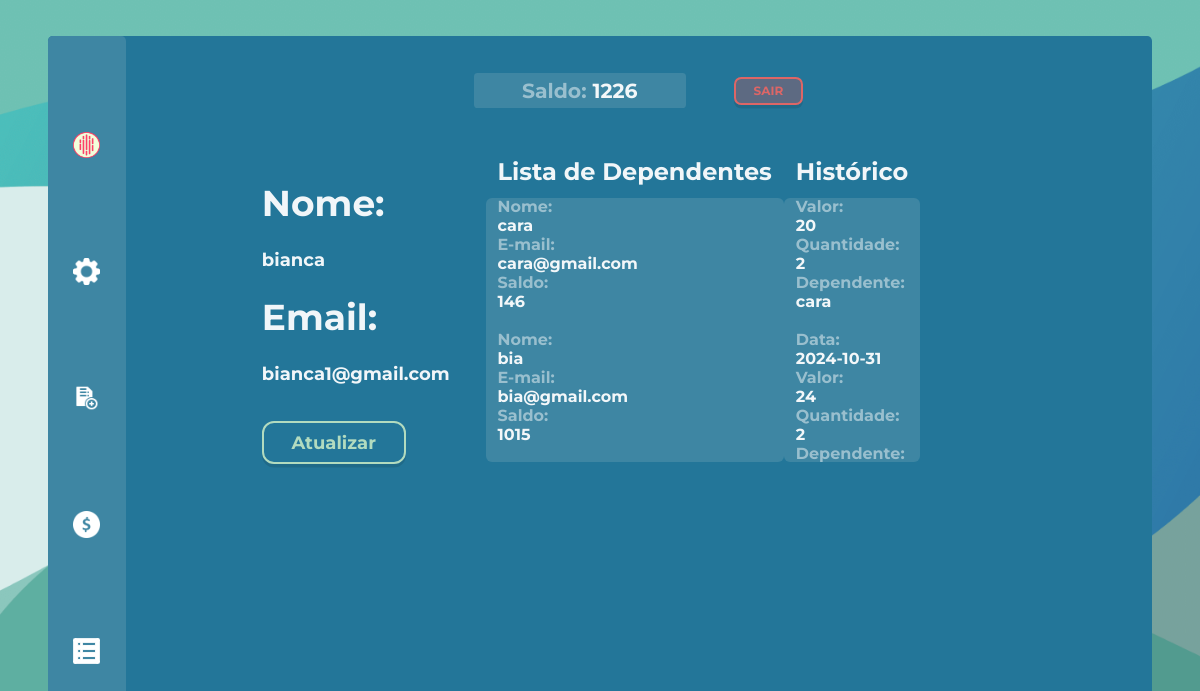
The app's page /perfil (signed in) with its own data.
### projeto/models.py (models this page shows, shortened)
class Responsavel(db.Model, UserMixin):
    id = db.Column(db.Integer, primary_key=True)
    usuario = db.Column(db.String(length=30), nullable=False, unique=True)
    email = db.Column(db.String(length=30), nullable=False, unique=True)
    senha = db.Column(db.String(length=30), nullable=False)
    saldo = db.Column(db.Integer, nullable=False, default=0)
    imagemPerfil = db.Column(db.LargeBinary)  # ATRIBUTO PARA IMAGEM
    user_type = 'responsavel'
    @property
    def senhacrip(self):
        return self.senhacrip

class Dependente(db.Model, UserMixin):
    id = db.Column(db.Integer, primary_key=True, autoincrement=True)
    saldo = db.Column(db.Integer, nullable=False, unique=False, default=0)
    usuario = db.Column(db.String(length=30), nullable=False, unique=True)
    email = db.Column(db.String(length=30), nullable=False, unique=True)
    senha = db.Column(db.String(length=30), nullable=False)
    idResponsavel = db.Column(db.Integer)
    imagemPerfil = db.Column(db.LargeBinary)  # ATRIBUTO PARA IMAGEM
    user_type = 'dependente'
    @property
    def senhacrip(self):
        return self.senhacrip

class Historico(db.Model):
    id = db.Column(db.Integer, primary_key = True)
    idproduto = db.Column(db.Integer, nullable=False)
    data = db.Column(db.Date, nullable=False)
    valor = db.Column(db.Integer, nullable=False)
    quantidade = db.Column(db.Integer, nullable=False)
    idDependente = db.Column(db.Integer, nullable=False)

### projeto/routes.py (the view)
@app.route('/perfil')
@login_required
def PerfilPage():
    dependentes = Dependente.query.filter_by(idResponsavel=current_user.id).all()
    historicos = []
    for dependente in dependentes:
        historicos.extend(Historico.query.filter_by(idDependente=dependente.id).all())
    return render_template('PerfilResponsavel.html', dependentes=dependentes, historicos=historicos)

### projeto/models.py (called while the page is built)
@login_manager.user_loader
def load_user(user_id):
    user_type = session.get('user_type')
    if user_type == 'responsavel':
        return Responsavel.query.get(int(user_id))
    elif user_type == 'dependente':
        return Dependente.query.get(int(user_id))
    elif user_type == 'funcionario':
        return Funcionario.query.get(int(user_id))
    return None

### projeto/templates/PerfilResponsavel.html (shortened to what this page needs)
{%extends 'baseResponsavel.html' %}
{%block conteudo%}
<header>
    <div class="saldoHeader">
        <h1>Saldo: </h1>
        <p class="saldoText">{{current_user.saldo}}</p>
    </div>
    <div>
        <a class="botãoContainerLogout" href="{{url_for('logout')}}">
            SAIR
    </a>
    </div>
</header>
<section class="perfilPage">
    <div class="perfildiv">
        <strong>Nome: </strong>
        <p>{{current_user.usuario}}</p>
        <strong>Email: </strong>
        <p>{{current_user.email}}</p>
        <a class="botãoContainer1" href="{{url_for('atualizar', id=current_user.id)}}">Atualizar</a>
        </div>
        <div class="lista">
            <h1>Lista de Dependentes</h1>
            <div class="dadosLista">
            {% for i in dependentes%}
                <p>Nome: <p class="saldoText">{{ i.usuario}}</p></p>
                <p>E-mail: <p class="saldoText">{{ i.email}}</p></p>
                <p>Saldo: <p class="saldoText">{{ i.saldo}}</p></p>
                <br>
            {% endfor%}
            </div>
        </div>
        <div class="lista">
            <h1>Histórico</h1>
            <div class="dadosLista">
            {% for i in historicos%}
                <p>Data: <p class="saldoText">{{ i.data}}</p></p>
                <p>Valor: <p class="saldoText">{{ i.valor}}</p></p>
                <p>Quantidade: <p class="saldoText">{{ i.quantidade}}</p></p>
                {% for ii in dependentes %}
                    {% if ii.id == i.idDependente %}
                    <p>Dependente: <p class="saldoText">{{ ii.usuario}}</p></p>
                    {% endif %}
                {% endfor %}
                <br>
            {% endfor%}
        </div>
        </div>
</section>
{%endblock%}

### projeto/templates/baseResponsavel.html (shortened to what this page needs)
    <!DOCTYPE html>
<html lang="en">
<head>
    <link rel="stylesheet" href="{{url_for('static', filename='style.css')}}">
    <link rel="stylesheet" src="https://cdn.jsdelivr.net/npm/bootstrap@5.3.2/dist/css/bootstrap.min.css">
</head>
<body>
    <div class="container">
        <div class="sidebarResponsavel">
            <div><a href="{{url_for('homeResponsavel')}}"><img src="{{url_for('static', filename='imagens/RealLove.png')}}"><p style="text-align:center">MySnack</a></p></div>
            <div><a href="{{url_for('adicionarDependente')}}"><img src="{{url_for('static', filename='imagens/config.png')}}"><p>CADASTRAR</a></p></div>
            <div><a href="{{url_for('escolherDependente')}}"><img src="{{url_for('static', filename='imagens/registro.png')}}"><p>GERENCIAR</a></p></div>
            <div><a href="{{url_for('adicionarSaldoResponsavel')}}"><img src="{{url_for('static', filename='imagens/dolar.png')}}"><p>DEPOSITAR</a></p></div>
            <div><a href="{{url_for('PerfilPage')}}"><img src="{{url_for('static', filename='imagens/Historico.svg')}}"><p>CONTA</a></p></div>
        </div>
        <div class="bodyBaseResponsavel">
            {%block conteudo%}
            {%endblock%}
        </div>
    </div>
</body>
</html>

### projeto/static/style.css (style rules this page uses)
* { padding: 0; margin: 0; font-family: "Montserrat"; font-weight: bold; color: #ffffffef; }
.botãoContainerLogout { box-shadow:rgba(0, 0, 0, 0.1) 0px 0.3vw; font-weight: 700; color: #dd6666; font-size: 1vw; text-align: center; background-color: #df4e4e4f; padding: 0.4vw; height: 1.2vw; padding-inline: 1.5vw; border-radius: 0.6vw; border: solid #dd6666 0.2vw; }
.botãoContainer1 { box-shadow:rgba(0, 0, 0, 0.1) 0px 0.3vw; font-weight: 700; color: #b2dbbf; font-size: 1.5vw; text-align: center; background-color: #237699; padding: 0.7vw; padding-inline: 2.3vw; max-width: fit-content; border-radius: 1vw; border: solid #b2dbbf 0.2vw; margin-block: 1vw; }
.perfildiv { display: flex; flex-direction: column; margin: 3vw; margin-left: 10vw; gap:2vw }
.perfildiv p { font-size: 1.5vw; }
.perfildiv strong { font-size: 3vw; }
.perfilPage { display: flex; }
header div { display: flex; flex-direction: row; gap:2vw; margin: 2vw; }
header a { width: fit-content; }
header { display: flex; height: 15%; justify-content: center; align-items: center; }
header h1 { font-size: 1.7vw; color: #ffffff79; }
.dadosLista p { color: #ffffff79; }
.dadosLista .saldoText { color: #ffffffef; }
.saldoHeader { background-color: hsl(197, 45%, 44%); width: fit-content; height: fit-content; padding: 0.4vw; border-radius: 0.3vw; padding-inline: 4vw; display: flex; flex-direction: row; gap:0.5vw; }
header .saldoText { color: #ffffffef; font-size: 1.7vw; }
body { background-color: rgb(112, 112, 112); height: calc(100vh - var(--margin-principal) * 2) !important; background-image: url(imagens/FotoFundo1.png); background-size: cover; height: 100vh; overflow-y: hidden; }
:root { --margin-principal: 3vw; --margin-principal-inline: 4vw; }
a { text-decoration: none; }
.container { display: flex; flex-direction: row; height: calc(100vh - var(--margin-principal) * 2); margin-top: var(--margin-principal); margin-inline: var(--margin-principal-inline); margin-bottom: var(--margin-principal); background-color: #237699; overflow: auto; border-radius: 0.4vw; }
.container { width: 92%; }
.sidebarResponsavel { display: flex; flex-direction: column; width: 6.5%; background-color: hsl(197, 45%, 44%); position: absolute; border-radius: 0.4vw; height: calc(100vh - var(--margin-principal) * 2); justify-content: space-evenly; align-items: center; }
.dadosLista { display: flex; flex-direction: column; padding: 1vw; background-color: hsl(197, 45%, 44%); border-radius: 0.5vw; justify-content: center; }
.dadosLista { overflow: hidden; max-height: 20vw; overflow-y: scroll; }
.bodyBaseResponsavel { margin-left: 8.5%; width: 90%; }
.lista h1 { margin: 1vw; font-size: 2vw; }
.sidebarResponsavel { transition: 0.7s; align-items: center; align-items: flex-start; }
.sidebarResponsavel div { margin-left: 2.1vw; gap: 1vw; }
.sidebarResponsavel div { display: flex; align-items: center; }
.sidebarResponsavel img { width: 2.2vw; height: 2.2vw; }

### records on screen
Responsavel: saldo "1226", usuario "bianca", email "bianca1@gmail.com"
Dependente: usuario "cara", email "cara@gmail.com", saldo "146"
Dependente: usuario "bia", email "bia@gmail.com", saldo "1015"
Historico: valor "20", quantidade "2"
Historico: data "2024-10-31", valor "24", quantidade "2"
